Frame 1 (no input): blank canvas, image omitted
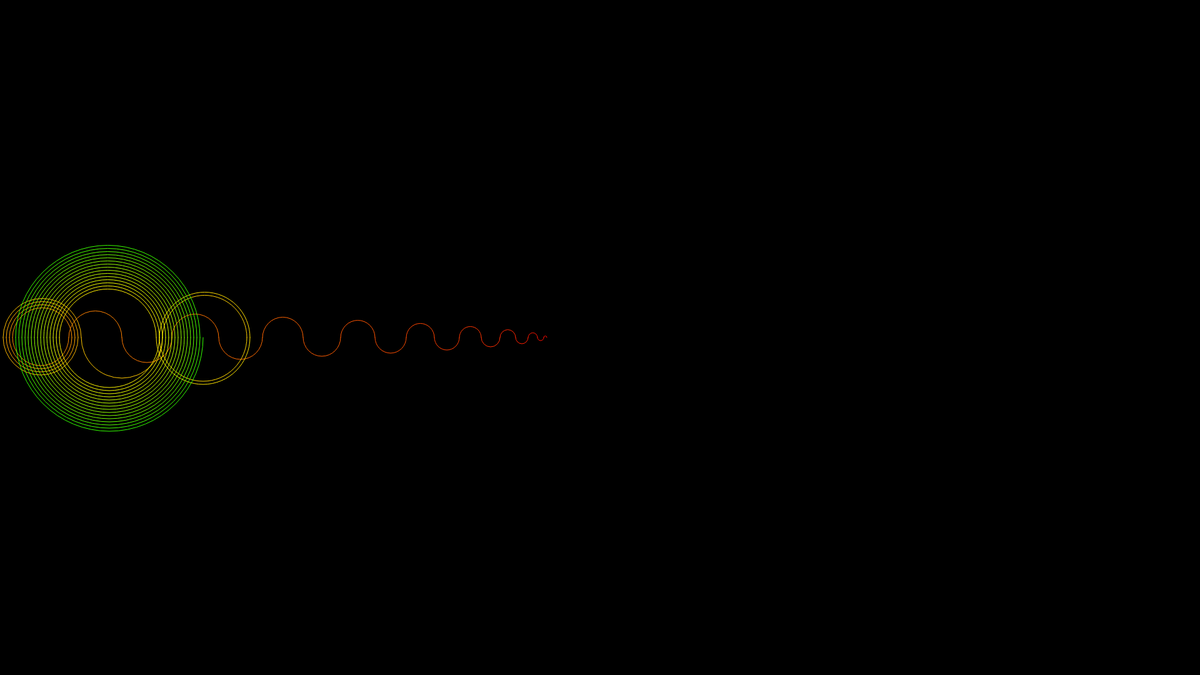
Frame 60 (no input)
Frame 120 (the mouse pressed at the canvas centre since frame 60): identical to frame 60, image omitted

The p5.js sketch that drew this single still picture (run headless with seeded random() and noise() and a simulated clock; from frame 60 on, the mouse is pressed at the canvas centre):

// p5.js sketch
// ── sketch.js
let shouldRotate = false;
let done = false;

// Data setup
let prevs = [175]; // Sequence
let count = 1; // Iterations
let scale = 5;
let skew = 0;

const colorScale = 'color'; // ['white', 'color', 'greyscale']
const colorMax = 200; // Default: 200
const mode = 1; // 1: 'normal', 2: 'mirror', 3: 'land', 4: 'sky', 5: 'quad',

function setup() {
	// createCanvas(windowWidth - 4, windowHeight - 4);
	createCanvas(1920, 1080);
	angleMode(DEGREES);
	background(0);

	if (colorScale === 'color') {
		colorMode(HSB, colorMax);
	} else {
		colorMode(RGB, colorMax);
	}
}

function draw() {
	switch (mode) {
		case 2:
		case 5:
			translate(width / 2, height / 2);
			break;
		case 3:
			translate(0, height - 50);
			break;
		case 4:
			translate(0, 50);
			break;
		default:
			translate(0, height / 2);
			break;
	}

	switch (colorScale) {
		case 'greyscale':
			stroke(count % colorMax);
			break;
		case 'color':
			stroke(count % colorMax, colorMax, colorMax);
			break;
		default:
			stroke(colorMax);
			break;
	}

	noFill();
	// frameRate(10);

	const last = prevs[prevs.length - 1];

	// if (count < 500) {
	if (!done) {
		// Find start
		const moveBack = isBack(last);
		let start = (moveBack ? last - count / 2 : last + count / 2) * scale;

		if (shouldRotate) {
			if (mode === 1 || mode === 2 || mode === 4 || mode === 5) {
				push();
				rotate(180);
				left(start);
				pop();
			}

			if (mode === 2 || mode === 5) {
				push();
				rotate(180);
				right(start);
				pop();
			}

			if (mode === 5) {
				push();
				translate(0, -height / 2 + 50);
				rotate(180);
				right(start);
				left(start);
				pop();
			}
			shouldRotate = false;
		} else {
			if (mode === 1 || mode === 2 || mode === 3 || mode === 5) {
				right(start);
			}

			if (mode === 2 || mode === 5) {
				left(start);
			}

			if (mode === 5) {
				push();
				translate(0, height / 2 - 50);
				right(start);
				left(start);
				pop();
			}
			shouldRotate = true;
		}

		// if (count < 25) {
		// 	push();
		// 	stroke(map(count, 0, 25, 0, colorMax), colorMax, colorMax);
		// 	translate(0, -height / 2 + 50);
		// 	ellipse(0, 0, count * scale * 2);
		// 	pop();
		// }

		count++;
	} else {
		console.log('iterations', count);
		// noLoop();
	}
}

function right(start) {
	arc(start, 0, count * scale, count * scale, 180, 360);
}
function left(start) {
	arc(-start, 0, count * scale, count * scale, 180, 360);
}

function mousePressed() {
	done = !done;
	console.log('done');
}

function isBack(last) {
	let move = last - count;
	const moveBack = !prevs.includes(move) && move > 0;

	if (!moveBack || move < 0) {
		move = last + count;
	}

	prevs.push(move);

	return moveBack;
}
